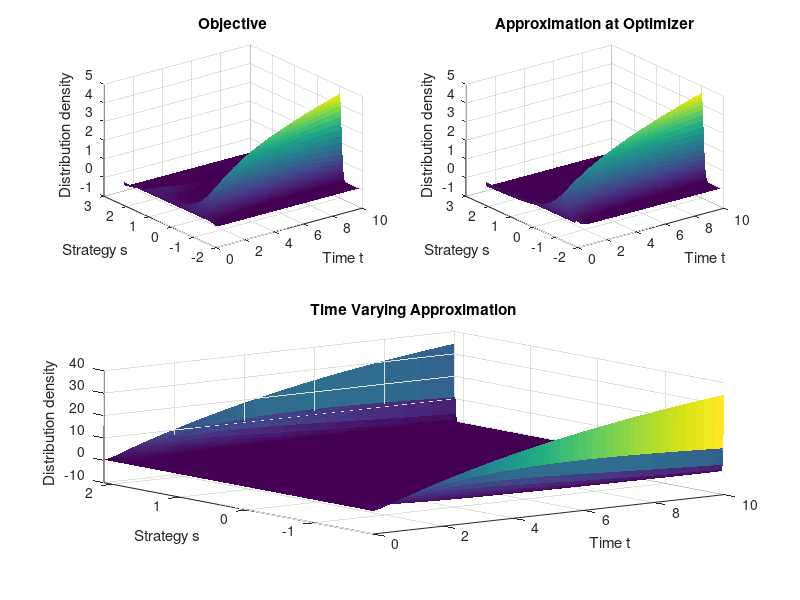

MATLAB code for this plot: (Note: this script raises an error after producing the figure.)
clc; clear; close all;

%% Global
S = (-1.875:0.01:2.125)';
n = numel(S);

%% Version 2: Stuck at local maxima
% Uniform initial distribution
x0 = (1/n) .* ones(n,1); 

% % Custom initial distribution
% a = 1;
% m0 = a * ones(n,1);
% 
% sigma0 = 0.2;
% 
% dist2 = (S - m0).^2;
% 
% x0 = exp(-dist2/(2*sigma0^2));
% x0 = x0/sum(x0);

% Time
tspan = [0,10];

%  Objective minimization and derivatives
g = @(s) (3/2) * s.^4 - (1/4) * s.^3 - 3 * s.^2 + (3/4) * s + 1;
dg = @(s) 6 * s.^3 - (3/4) * s.^2 - 6 * s + 3/4;
ddg = @(s) 18 * s.^2 - (3/2) * s - 6;

F = @(x) x' * g(S) - g(S);              % Vector payoff

f = @(t,x) x .* (F(x) - x' * F(x));     % Replicator dynamics

[tg,xg] = ode45(f, tspan, x0);          % Simulate dynamics
xg = xg';

%% Approximation minimization centered at global minima
qg = @(s) (27/4) * (s + 1).^2 - 1;

Fqg = @(x) x' * qg(S) - qg(S);             % Vector payoff

fqg = @(t,x) x .* (Fqg(x) - x' * Fqg(x));  % Replicator dynamics

[tqg,xqg] = ode45(fqg, tspan, x0);         % Simulate dynamics
xqg = xqg';

%% Approximation minimization with time varying center
m = @(x) x' * S;

q = @(m,s) g(m) + ...
    dg(m) * (s - m) + ...
    0.5 * ddg(m) * (s - m).^2;

Fq = @(x) x' * q(m(x),S) - q(m(x),S);   % Vector payoff

fq = @(t,x) x .* (Fq(x) - x' * Fq(x));  % Replicator dynamics

[tq,xq] = ode45(fq, tspan, x0);         % Simulate dynamics
xq = xq';

%% Plots
% Distribution Evolution
dS = S(2)-S(1);
xgDensity = xg / dS;
xqgDensity = xqg / dS;
xqDensity = xq / dS;

figure;

subplot(2,2,1)
surf(tg,S,xgDensity,'EdgeColor','none');
xlabel('Time t');
ylabel('Strategy s');
zlabel('Distribution density');
title('Objective');
grid on;

subplot(2,2,2)
surf(tqg,S,xqgDensity,'EdgeColor','none');
xlabel('Time t');
ylabel('Strategy s');
zlabel('Distribution density');
title('Approximation at Optimizer');
grid on;

subplot(2,2,[3 4])
surf(tq,S,xqDensity,'EdgeColor','none');
xlabel('Time t');
ylabel('Strategy s');
zlabel('Distribution density');
title('Time Varying Approximation');
ylim([-1.875, 2.125])
grid on;

sgtitle('Strategy Distribution Updates via Replicator Dynamics')

% Mean Trajectories
mg = S' * xg;
mqg = S' * xqg;
mq = S' * xq;

figure;

plot(tg,mg,'LineWidth',2,'Color','#1D2DCF');
hold on;
plot(tqg,mqg,'LineWidth',2,'Color','#CF1DB1');
plot(tq,mq,'LineWidth',2,'Color','#AE1DCF');
yline(-1,'k--','LineWidth',1.5);
hold off;

xlabel('Time t');
ylabel('Mean strategy m(t)');
title('Mean trajectories');
legend('m(t) for g','m_q(t) for q centered at optimizer', ...
    'm_q(t) for time varying q','Global minimizer s = -1');
grid on;
